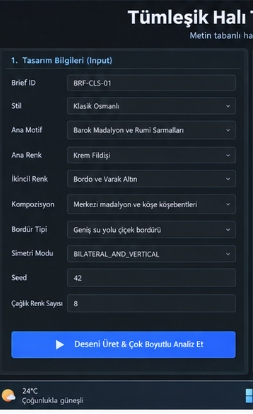
#> input picture day30/media/s60_col1_input.png, 253 x 414 px
$ python -i image_preprocessor.py   (imports and definitions only)
#> lines starting #> are read from the running program, lines starting #| are printed output that depends on the picture
#> further down, picture is the input picture: shape (414, 253, 3); mean B, G, R 60.2, 45.1, 34.2
"""Day 09 - OpenCV Image Preprocessing Toolkit.

Implements grayscale conversion, Gaussian blurring, contrast adjustment,
and CLAHE histogram equalization for industrial textile images.
"""

from typing import Tuple
import cv2
import numpy as np


class ImagePreprocessor:
    """Preprocesses camera captures for downstream industrial inspection."""

    def __init__(self, target_size: Tuple[int, int] = (512, 512)) -> None:
        self.target_size = target_size

    def resize_image(self, img: np.ndarray) -> np.ndarray:
        """Resizes image to canonical processing resolution."""
        return cv2.resize(img, self.target_size, interpolation=cv2.INTER_AREA)
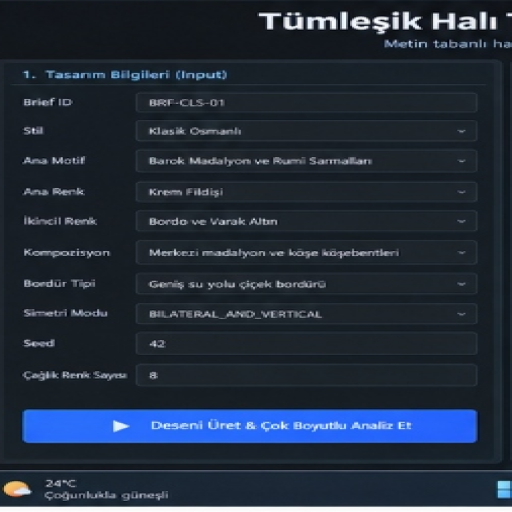
#> returned value: shape (512, 512, 3); mean of channels 0, 1, 2 60.2, 45, 34.1; drawn as B, G, R

    def to_grayscale(self, img: np.ndarray) -> np.ndarray:
        """Converts BGR image to grayscale."""
        if len(img.shape) == 2:
            return img
        return cv2.cvtColor(img, cv2.COLOR_BGR2GRAY)
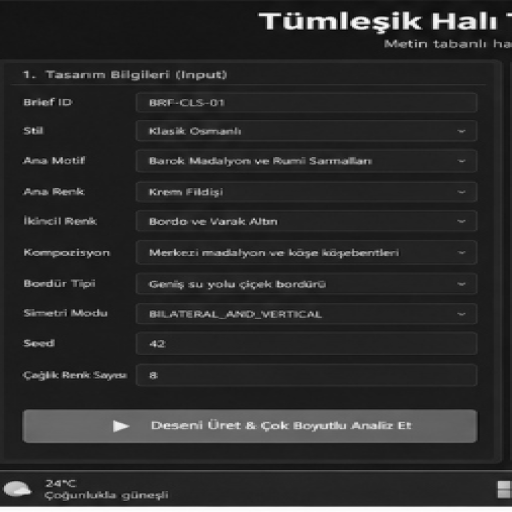
#> returned value: shape (512, 512); min 3, max 254, mean 43.5

    def apply_gaussian_blur(self, img: np.ndarray, kernel_size: int = 5) -> np.ndarray:
        """Suppresses high-frequency sensor noise while preserving structural edges."""
#> called with kernel_size = 5
        if kernel_size % 2 == 0:
            kernel_size += 1
        return cv2.GaussianBlur(img, (kernel_size, kernel_size), 0)

    def apply_clahe(self, gray_img: np.ndarray, clip_limit: float = 2.0) -> np.ndarray:
        """Applies Contrast Limited Adaptive Histogram Equalization (CLAHE)."""
#> called with clip_limit = 2
        clahe = cv2.createCLAHE(clipLimit=clip_limit, tileGridSize=(8, 8))
        return clahe.apply(gray_img)
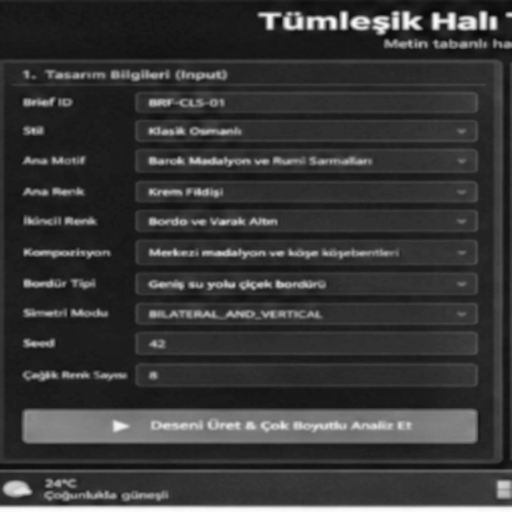
#> returned value: shape (512, 512); min 9, max 253, mean 54.1

    def preprocess_pipeline(self, img: np.ndarray) -> Tuple[np.ndarray, np.ndarray]:
        """Runs full sequence: Resize -> Blur -> Grayscale -> CLAHE."""
        resized = self.resize_image(img)
        gray = self.to_grayscale(resized)
        blurred = self.apply_gaussian_blur(gray, kernel_size=5)
        enhanced = self.apply_clahe(blurred)
        return resized, enhanced

>>> import cv2
>>> picture = cv2.imread('../../../day30/media/s60_col1_input.png')
>>> result = ImagePreprocessor().preprocess_pipeline(picture)

$ run again, on day30/media/s59_notebook_crop.png
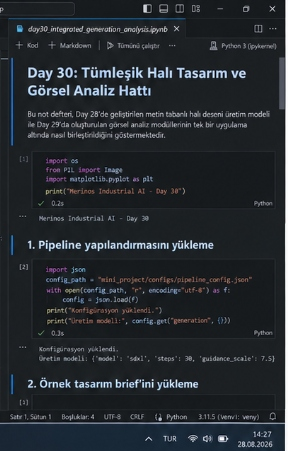
#> input picture day30/media/s59_notebook_crop.png, 288 x 451 px
#> picture is the input picture: shape (451, 288, 3); mean B, G, R 47.3, 42.2, 37.4
#> in apply_gaussian_blur, `return cv2.GaussianBlur(img, (kernel_size, kernel_size), 0)`:
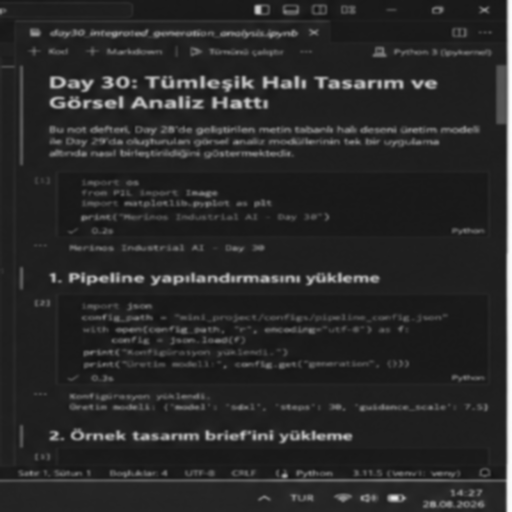
#> returned value: shape (512, 512); min 18, max 252, mean 41.2
#> in apply_clahe, `return clahe.apply(gray_img)`:
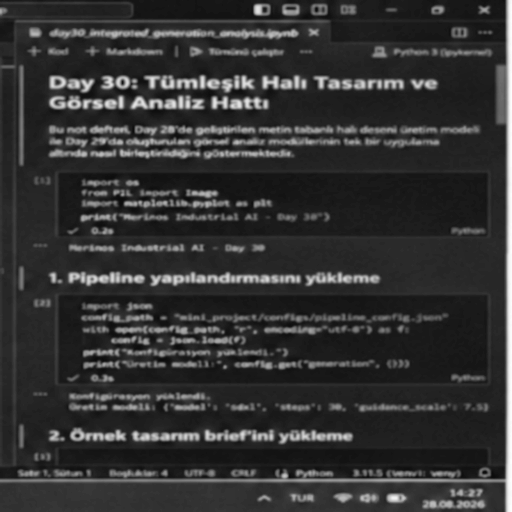
#> returned value: shape (512, 512); min 11, max 254, mean 51.1

$ run again, on day30/media/s59_pipeline_crop.png
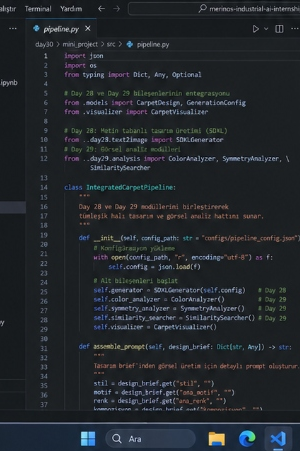
#> input picture day30/media/s59_pipeline_crop.png, 300 x 451 px
#> picture is the input picture: shape (451, 300, 3); mean B, G, R 43.8, 39, 34.3
#> in to_grayscale, `return cv2.cvtColor(img, cv2.COLOR_BGR2GRAY)`:
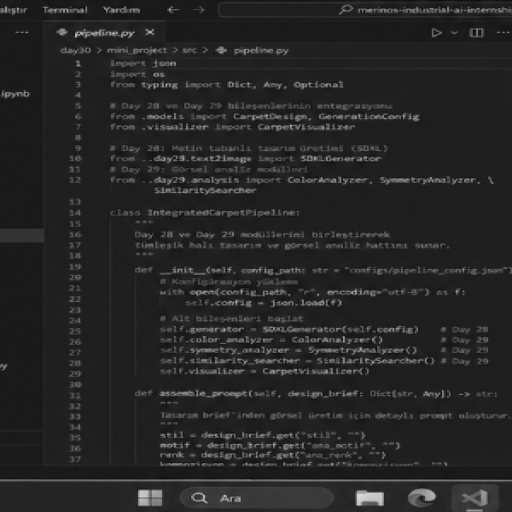
#> returned value: shape (512, 512); min 5, max 215, mean 38
#> in apply_clahe, `return clahe.apply(gray_img)`:
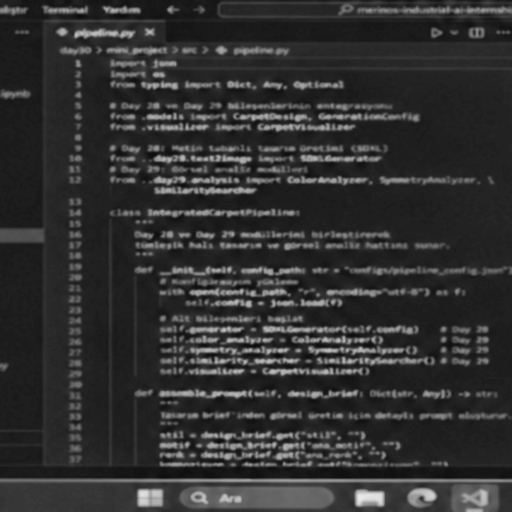
#> returned value: shape (512, 512); min 13, max 234, mean 49.5

$ run again, on day30/media/s59_tree_crop.png
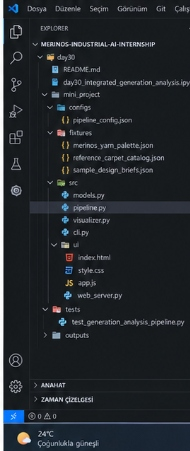
#> input picture day30/media/s59_tree_crop.png, 190 x 451 px
#> picture is the input picture: shape (451, 190, 3); mean B, G, R 44.1, 39.5, 34.7
#> in apply_gaussian_blur, `return cv2.GaussianBlur(img, (kernel_size, kernel_size), 0)`:
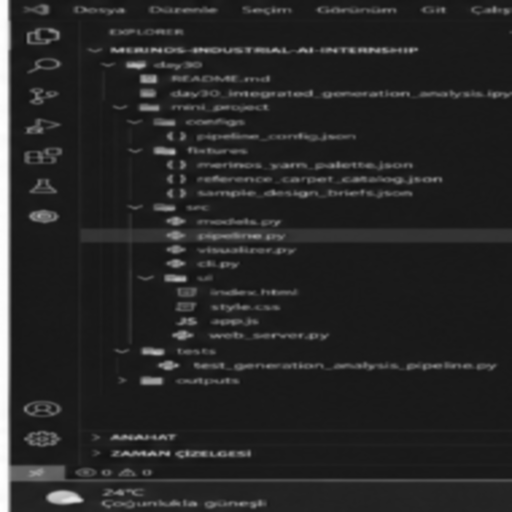
#> returned value: shape (512, 512); min 18, max 255, mean 38.5
#> in apply_clahe, `return clahe.apply(gray_img)`:
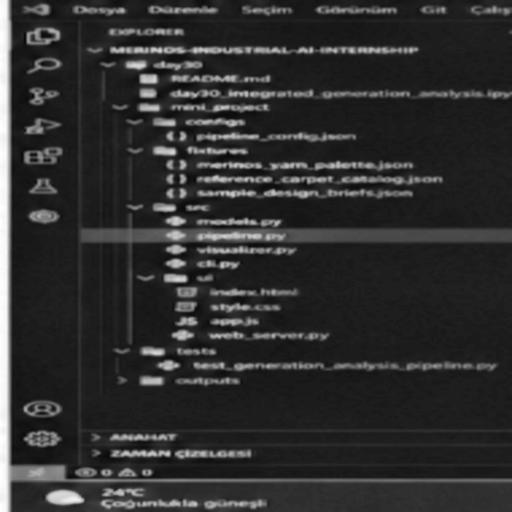
#> returned value: shape (512, 512); min 9, max 255, mean 46.9
